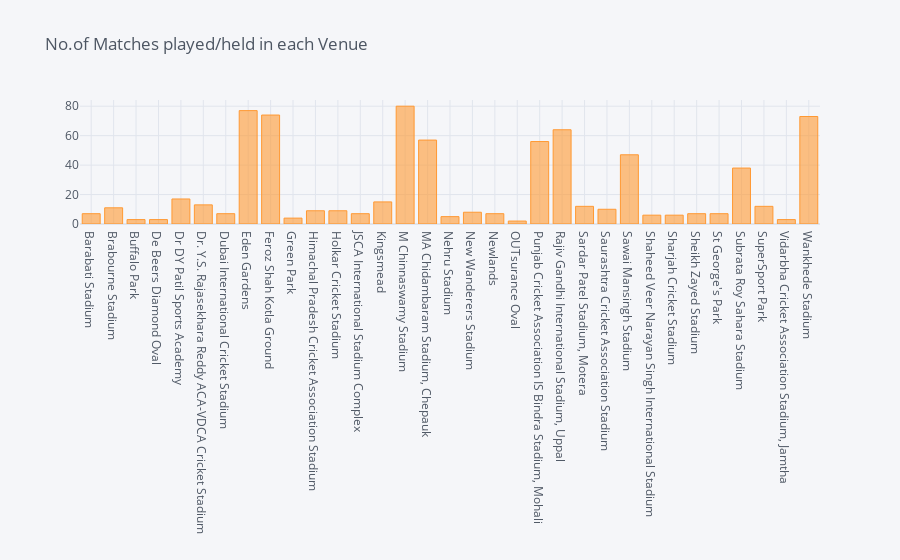

The notebook cell this image was saved under:
### Markdown cell above
<a id=section50110></a>
#### 5.1.10 No.of Matches played in each Venue (using sinle line)

### Code cell
matches.groupby(['venue'])['match_id'].count().iplot(kind='bar', title='No.of Matches played/held in each Venue')

### Figure 1 — Plotly figure (JSON) as saved in the notebook; plotly's stock layout.template omitted (floating-point values rounded to 4 significant figures)
{"data": [{"marker": {"color": "rgba(255, 153, 51, 0.6)", "line": {"color": "rgba(255, 153, 51, 1.0)", "width": 1}}, "name": "match_id", "orientation": "v", "text": "", "type": "bar", "x": ["Barabati Stadium", "Brabourne Stadium", "Buffalo Park", "De Beers Diamond Oval", "Dr DY Patil Sports Academy", "Dr. Y.S. Rajasekhara Reddy ACA-VDCA Cricket Stadium", "Dubai International Cricket Stadium", "Eden Gardens", "Feroz Shah Kotla Ground", "Green Park", "Himachal Pradesh Cricket Association Stadium", "Holkar Cricket Stadium", "JSCA International Stadium Complex", "Kingsmead", "M Chinnaswamy Stadium", "MA Chidambaram Stadium, Chepauk", "Nehru Stadium", "New Wanderers Stadium", "Newlands", "OUTsurance Oval", "Punjab Cricket Association IS Bindra Stadium, Mohali", "Rajiv Gandhi International Stadium, Uppal", "Sardar Patel Stadium, Motera", "Saurashtra Cricket Association Stadium", "Sawai Mansingh Stadium", "Shaheed Veer Narayan Singh International Stadium", "Sharjah Cricket Stadium", "Sheikh Zayed Stadium", "St George's Park", "Subrata Roy Sahara Stadium", "SuperSport Park", "Vidarbha Cricket Association Stadium, Jamtha", "Wankhede Stadium"], "y": [7, 11, 3, 3, 17, 13, 7, 77, 74, 4, 9, 9, 7, 15, 80, 57, 5, 8, 7, 2, 56, 64, 12, 10, 47, 6, 6, 7, 7, 38, 12, 3, 73]}], "layout": {"legend": {"bgcolor": "#F5F6F9", "font": {"color": "#4D5663"}}, "paper_bgcolor": "#F5F6F9", "plot_bgcolor": "#F5F6F9", "title": {"font": {"color": "#4D5663"}, "text": "No.of Matches played/held in each Venue"}, "xaxis": {"gridcolor": "#E1E5ED", "showgrid": true, "tickfont": {"color": "#4D5663"}, "title": {"font": {"color": "#4D5663"}, "text": ""}, "zerolinecolor": "#E1E5ED"}, "yaxis": {"gridcolor": "#E1E5ED", "showgrid": true, "tickfont": {"color": "#4D5663"}, "title": {"font": {"color": "#4D5663"}, "text": ""}, "zerolinecolor": "#E1E5ED"}}}
